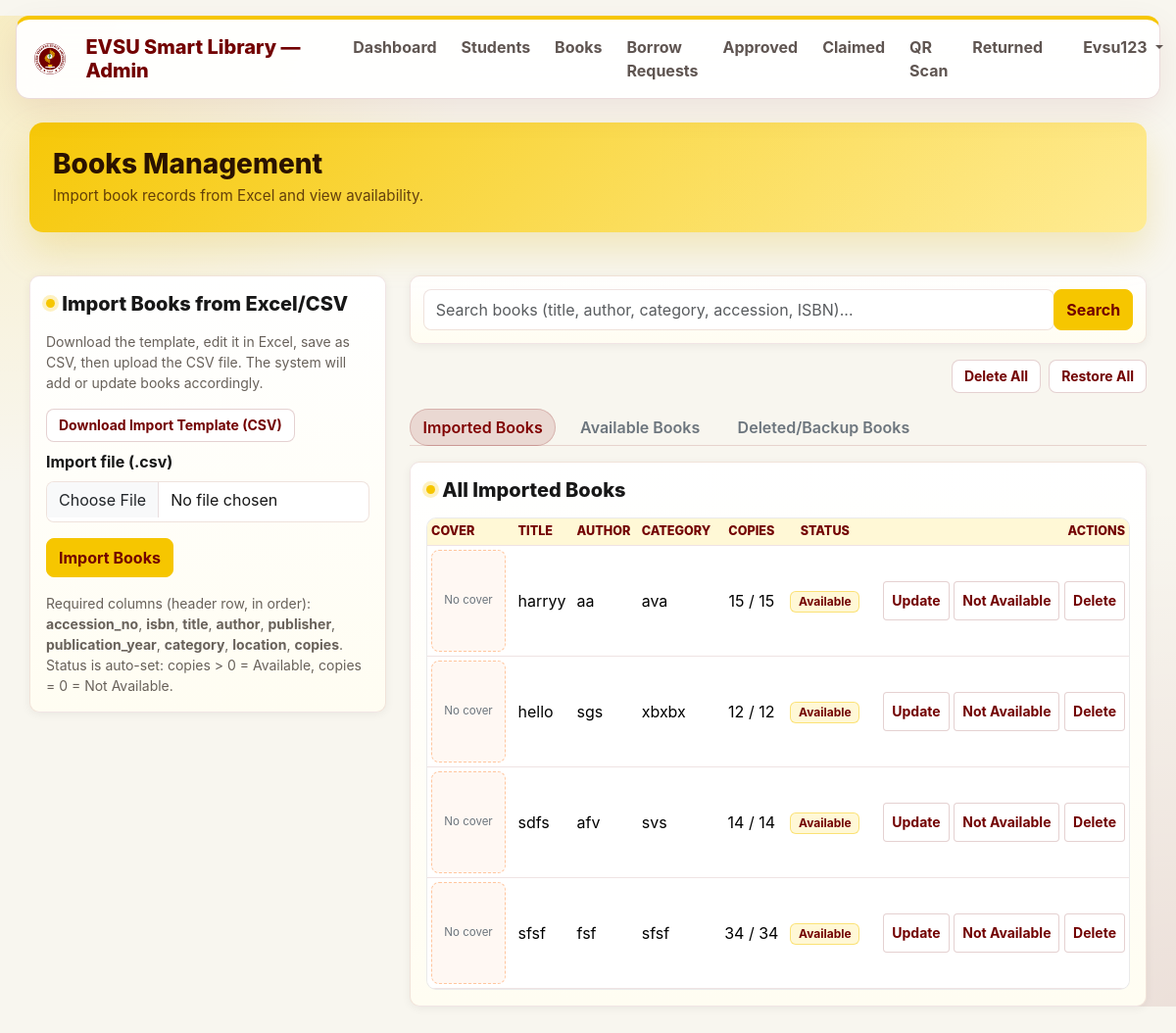
Page /admin/books.php (signed in) on the committed database.
### tables this page shows
CREATE TABLE `books` (
  `id` int(10) UNSIGNED NOT NULL,
  `accession_no` varchar(100) DEFAULT NULL,
  `isbn` varchar(50) DEFAULT NULL,
  `title` varchar(255) NOT NULL,
  `author` varchar(255) DEFAULT NULL,
  `publisher` varchar(255) DEFAULT NULL,
  `publication_year` varchar(10) DEFAULT NULL,
  `category` varchar(100) DEFAULT NULL,
  `location` varchar(100) DEFAULT NULL,
  `cover_image` varchar(255) DEFAULT NULL,
  `copies_total` int(10) UNSIGNED NOT NULL DEFAULT 1,
  `copies_available` int(10) UNSIGNED NOT NULL DEFAULT 1,
  `status` enum('available','not_available') NOT NULL DEFAULT 'available',
  `imported_from_excel` tinyint(1) NOT NULL DEFAULT 0,
  `created_at` timestamp NOT NULL DEFAULT current_timestamp(),
  `updated_at` timestamp NULL DEFAULT NULL ON UPDATE current_timestamp()
);

### includes/book_covers.php (called while the page is built, shortened)
<?php
function smartlibrary_book_cover_url(?string $filename): ?string
{
    $filename = trim((string)$filename);
    if ($filename === '') {
        return null;
    }
    return BASE_URL . '/uploads/book_covers/' . rawurlencode(basename($filename));
}

### admin/books.php (the view, shortened to what this page needs)
<?php
require_once __DIR__ . '/../includes/admin_layout.php';
require_once __DIR__ . '/../includes/book_covers.php';
$pdo = db_connect();
$search_books = trim($_GET['q'] ?? '');
$like_books = $search_books !== '' ? '%' . $search_books . '%' : null;
if ($like_books !== null) {
    $stmt_all = $pdo->prepare(
        "SELECT * FROM books WHERE title LIKE :q OR author LIKE :q OR category LIKE :q OR accession_no LIKE :q OR isbn LIKE :q ORDER BY created_at DESC"
    );
    $stmt_all->execute([':q' => $like_books]);
    $stmt_available = $pdo->prepare(
        "SELECT * FROM books WHERE status = 'available' AND (title LIKE :q OR author LIKE :q OR category LIKE :q OR accession_no LIKE :q OR isbn LIKE :q) ORDER BY title ASC"
    );
    $stmt_available->execute([':q' => $like_books]);
} else {
    $stmt_all = $pdo->query('SELECT * FROM books ORDER BY created_at DESC');
}
$books_all = $stmt_all->fetchAll();
function sl_book_data_attribute(array $book): string
{
    $json = json_encode(
        $book,
        JSON_HEX_TAG | JSON_HEX_APOS | JSON_HEX_AMP | JSON_HEX_QUOT | JSON_INVALID_UTF8_SUBSTITUTE
    );
    return htmlspecialchars($json !== false ? $json : '{}', ENT_QUOTES, 'UTF-8');
}
?>
<div class="row mb-4">
    <div class="col-12">
        <div class="sl-page-header sl-books-hero">
            <h2 class="mb-1">Books Management</h2>
            <p class="mb-0" style="color: rgba(255, 255, 255, 0.9);">
                Import book records from Excel and view availability.
            </p>
        </div>
    </div>
</div>
<div class="row g-4">
    <div class="col-lg-4">
        <div class="card sl-card sl-future-card">
            <div class="card-body">
                <h5 class="card-title fw-semibold mb-3 sl-future-title"><span class="dot"></span>Import Books from Excel/CSV</h5>
                <p class="text-muted small">
                    Download the template, edit it in Excel, save as CSV, then upload the CSV file. The system will add or update books accordingly.
                </p>
                <div class="d-flex justify-content-between align-items-center mb-2">
                    <a
                        href="<?php echo BASE_URL; ?>/admin/books_import.php?download_template=1"
                        class="btn btn-outline-secondary btn-sm"
                    >
                        Download Import Template (CSV)
                    </a>
                </div>
                <form action="<?php echo BASE_URL; ?>/admin/books_import.php" method="post" enctype="multipart/form-data">
                    <div class="mb-3">
                        <label for="books_excel" class="form-label">Import file (.csv)</label>
                        <input
                            type="file"
                            class="form-control"
                            id="books_excel"
                            name="books_excel"
                            accept=".csv"
                            required
                        >
                    </div>
                    <button type="submit" class="btn btn-sl-primary">
                        Import Books
                    </button>
                </form>
                <p class="text-muted small mt-3 mb-0">
                    Required columns (header row, in order): <strong>accession_no</strong>, <strong>isbn</strong>, <strong>title</strong>, <strong>author</strong>, <strong>publisher</strong>, <strong>publication_year</strong>, <strong>category</strong>, <strong>location</strong>, <strong>copies</strong>. Status is auto-set: copies &gt; 0 = Available, copies = 0 = Not Available.
                </p>
            </div>
        </div>
    </div>
    <div class="col-lg-8">
        <div class="sl-search-shell mb-3">
            <form method="get" action="<?php echo BASE_URL; ?>/admin/books.php">
                <div class="input-group">
                    <input
                        type="search"
                        class="form-control"
                        name="q"
                        placeholder="Search books (title, author, category, accession, ISBN)..."
                        value="<?php echo htmlspecialchars($search_books, ENT_QUOTES, 'UTF-8'); ?>"
                        aria-label="Search books"
                    >
                    <button type="submit" class="btn btn-sl-primary">Search</button>
                </div>
            </form>
        </div>
        <div class="d-flex gap-2 justify-content-end mb-3">
            <button type="button" class="btn btn-outline-danger btn-sm" id="btnDeleteAllBooks">
                Delete All
            </button>
            <button type="button" class="btn btn-outline-success btn-sm" id="btnRestoreAllBooks">
                Restore All
            </button>
        </div>
        <ul class="nav nav-tabs mb-3 sl-books-tabs" id="booksTabs" role="tablist">
            <li class="nav-item" role="presentation">
                <button class="nav-link active" id="imported-tab" data-bs-toggle="tab" data-bs-target="#imported" type="button" role="tab">
                    Imported Books
                </button>
            </li>
            <li class="nav-item" role="presentation">
                <button class="nav-link" id="available-tab" data-bs-toggle="tab" data-bs-target="#available" type="button" role="tab">
                    Available Books
                </button>
            </li>
            <li class="nav-item" role="presentation">
                <button class="nav-link" id="backup-tab" data-bs-toggle="tab" data-bs-target="#backup" type="button" role="tab">
                    Deleted/Backup Books
                </button>
            </li>
        </ul>
        <div class="tab-content">
            <div class="tab-pane fade show active" id="imported" role="tabpanel">
                <div class="card sl-card sl-future-card">
                    <div class="card-body">
                        <h5 class="card-title fw-semibold mb-3 sl-future-title"><span class="dot"></span>All Imported Books</h5>
                        <div class="table-responsive">
                            <table class="table table-sm align-middle sl-books-table" id="tableImportedBooks">
                                <thead>
                                <tr>
                                    <th>Cover</th>
                                    <th>Title</th>
                                    <th>Author</th>
                                    <th>Category</th>
                                    <th class="text-center">Copies</th>
                                    <th class="text-center">Status</th>
                                    <th class="text-end">Actions</th>
                                </tr>
                                </thead>
                                <tbody>
                                <?php if ($books_all): ?>
                                    <?php foreach ($books_all as $book): ?>
                                        <tr data-book="<?php echo sl_book_data_attribute($book); ?>">
                                            <td>
                                                <?php $cover_url = smartlibrary_book_cover_url($book['cover_image'] ?? null); ?>
                                                <?php if ($cover_url): ?>
                                                    <img src="<?php echo htmlspecialchars($cover_url, ENT_QUOTES, 'UTF-8'); ?>" alt="Cover for <?php echo htmlspecialchars($book['title'], ENT_QUOTES, 'UTF-8'); ?>" class="sl-book-cover-preview">
                                                <?php else: ?>
                                                    <div class="sl-book-cover-placeholder">No cover</div>
                                                <?php endif; ?>
                                            </td>
                                            <td><?php echo htmlspecialchars($book['title'], ENT_QUOTES, 'UTF-8'); ?></td>
                                            <td><?php echo htmlspecialchars($book['author'] ?? '', ENT_QUOTES, 'UTF-8'); ?></td>
                                            <td><?php echo htmlspecialchars($book['category'] ?? '', ENT_QUOTES, 'UTF-8'); ?></td>
                                            <td class="text-center">
                                                <?php echo (int)$book['copies_available']; ?> / <?php echo (int)$book['copies_total']; ?>
                                            </td>
                                            <td class="text-center">
                                                <?php if ($book['status'] === 'available'): ?>
                                                    <span class="badge bg-success">Available</span>
                                                <?php else: ?>
                                                    <span class="badge bg-secondary">Not Available</span>
                                                <?php endif; ?>
                                            </td>
                                            <td class="text-end">
                                                <div class="btn-group btn-group-sm">
                                                    <button type="button" class="btn btn-outline-primary btn-edit-book" title="Update">Update</button>
                                                    <button type="button" class="btn btn-outline-warning btn-status-book" title="Change status">
                                                        <?php echo ($book['status'] === 'available') ? 'Not Available' : 'Available'; ?>
                                                    </button>
                                                    <button type="button" class="btn btn-outline-danger btn-delete-book" title="Delete">Delete</button>
                                                </div>
                                            </td>
                                        </tr>
                                    <?php endforeach; ?>
                                <?php endif; ?>
                                </tbody>
                            </table>
                        </div>
                    </div>
                </div>
            </div>
        </div>
    </div>
</div>

### rows in the picture
books: title "harryy", author "aa", category "ava", copies_available "15", copies_total "15", status "Available"
books: title "hello", author "sgs", category "xbxbx", copies_available "12", copies_total "12", status "Available"
books: title "sdfs", author "afv", category "svs", copies_available "14", copies_total "14", status "Available"
books: title "sfsf", author "fsf", category "sfsf", copies_available "34", copies_total "34", status "Available"

### other values in the picture
$_SESSION['admin_username'] "Evsu123"
